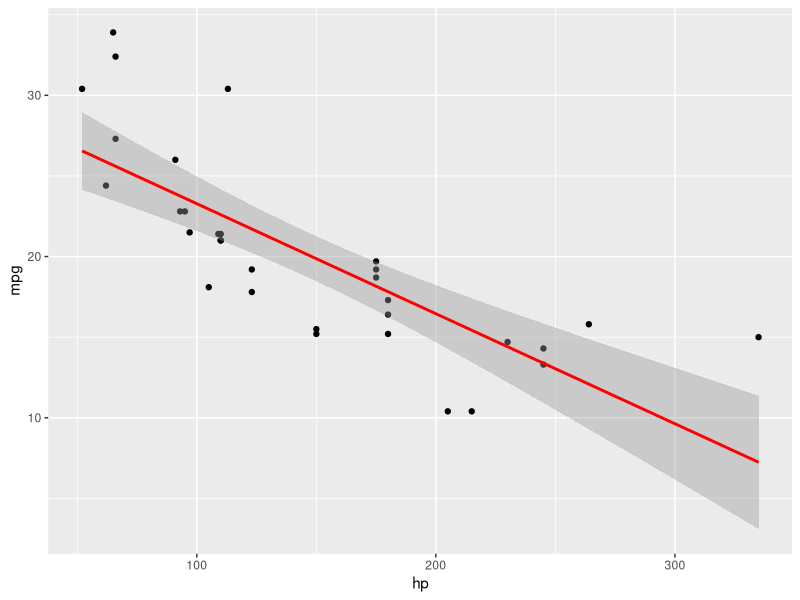

Write R code to recreate this figure.
# Verifica e instala el paquete ggplot2 si no está ya instalado
if (!require(ggplot2)) {
  install.packages("ggplot2")
}

# Carga la biblioteca
library(ggplot2)

# Usamos el conjunto de datos 'mtcars' que viene preinstalado en R
data(mtcars)

# Vamos a realizar una regresión lineal simple del mpg (miles por galón) contra hp (caballos de fuerza)
# Creamos el modelo
modelo_lineal <- lm(mpg ~ hp, data = mtcars)

# Resumen del modelo
print(summary(modelo_lineal))

# Ahora podemos trazar los datos y la línea de regresión
grafica <- ggplot(mtcars, aes(x = hp, y = mpg)) +
  geom_point() +
  geom_smooth(method = "lm", col = "red")

print(grafica)
